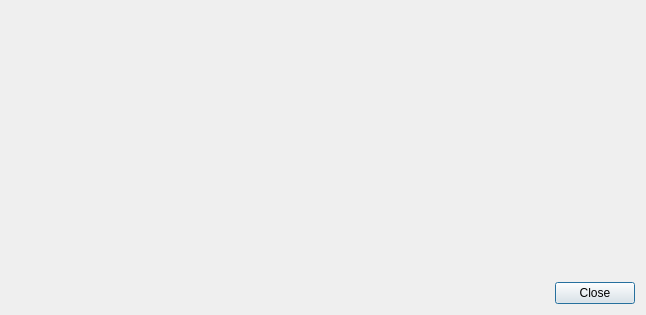
<?xml version="1.0" encoding="UTF-8"?>
<ui version="4.0">
 <class>DialogXSymbols</class>
 <widget class="QDialog" name="DialogXSymbols">
  <property name="windowModality">
   <enum>Qt::NonModal</enum>
  </property>
  <property name="geometry">
   <rect>
    <x>0</x>
    <y>0</y>
    <width>646</width>
    <height>315</height>
   </rect>
  </property>
  <property name="windowTitle">
   <string>Symbols</string>
  </property>
  <property name="modal">
   <bool>false</bool>
  </property>
  <layout class="QVBoxLayout" name="verticalLayout">
   <item>
    <widget class="XSymbolsWidget" name="widgetSymbols" native="true">
     <property name="sizePolicy">
      <sizepolicy hsizetype="Expanding" vsizetype="Expanding">
       <horstretch>0</horstretch>
       <verstretch>0</verstretch>
      </sizepolicy>
     </property>
    </widget>
   </item>
   <item>
    <layout class="QHBoxLayout" name="horizontalLayout">
     <item>
      <spacer name="horizontalSpacer">
       <property name="orientation">
        <enum>Qt::Horizontal</enum>
       </property>
       <property name="sizeHint" stdset="0">
        <size>
         <width>40</width>
         <height>20</height>
        </size>
       </property>
      </spacer>
     </item>
     <item>
      <widget class="QPushButton" name="pushButtonClose">
       <property name="text">
        <string>Close</string>
       </property>
      </widget>
     </item>
    </layout>
   </item>
  </layout>
 </widget>
 <customwidgets>
  <customwidget>
   <class>XSymbolsWidget</class>
   <extends>QWidget</extends>
   <header>xsymbolswidget.h</header>
   <container>1</container>
  </customwidget>
 </customwidgets>
 <resources/>
 <connections/>
</ui>
